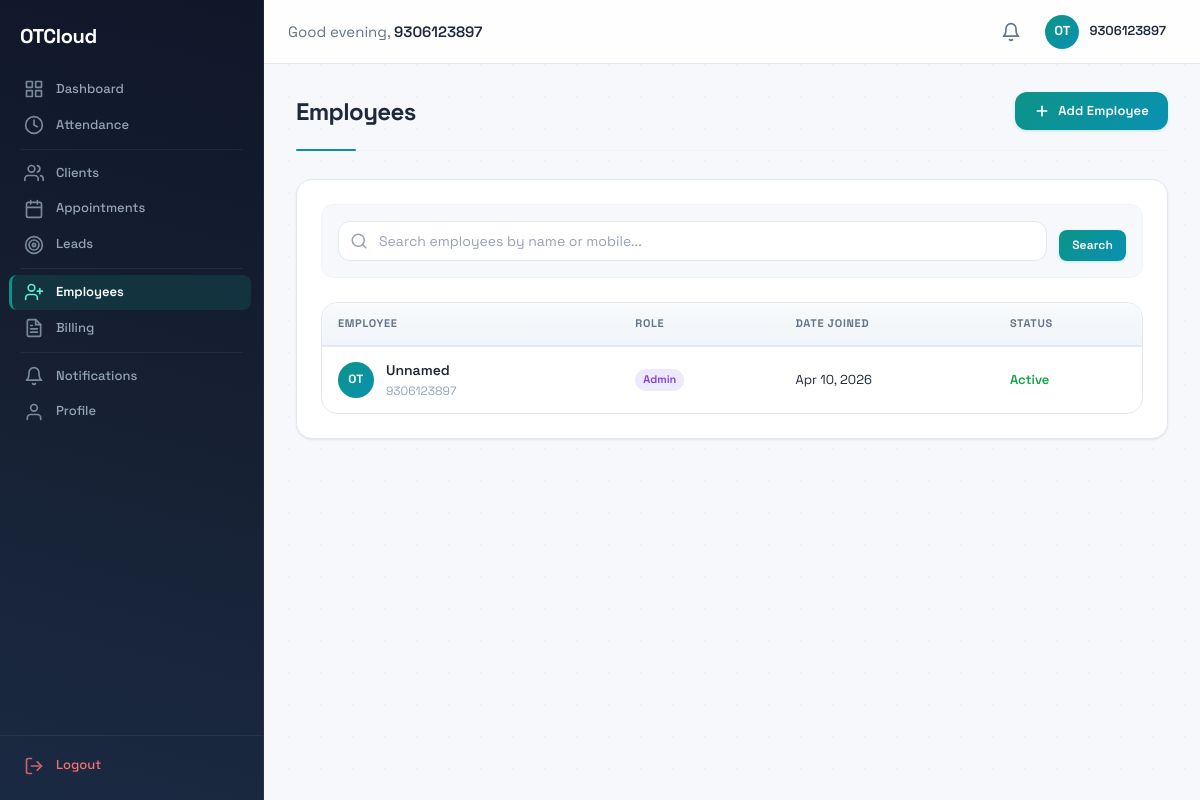
/accounts/employees/ (signed in), run on the app's committed database.
### accounts/models.py (models this page shows, shortened)
class User(AbstractBaseUser, PermissionsMixin):
    class Role(models.TextChoices):
        ADMIN = 'admin', 'Admin'
        STAFF = 'staff', 'Staff'
        CLIENT = 'client', 'Client'
    mobile_number = models.CharField(max_length=15, unique=True)
    first_name = models.CharField(max_length=50, blank=True)
    last_name = models.CharField(max_length=50, blank=True)
    email = models.EmailField(blank=True)
    role = models.CharField(max_length=10, choices=Role.choices, default=Role.STAFF)
    is_verified = models.BooleanField(default=False)
    is_active = models.BooleanField(default=True)
    is_staff = models.BooleanField(default=False)
    date_joined = models.DateTimeField(auto_now_add=True)
    profile_image = models.ImageField(upload_to='profiles/', blank=True, null=True)
    objects = UserManager()
    USERNAME_FIELD = 'mobile_number'
    REQUIRED_FIELDS = []
    class Meta:
        ordering = ['-date_joined']
    def get_full_name(self):
        return f"{self.first_name} {self.last_name}".strip()

### accounts/views.py (the view)
# urls.py: path('employees/', views.employee_list_view, name='employee_list'),
@login_required
@staff_required
def employee_list_view(request):
    queryset = User.objects.filter(role__in=[User.Role.STAFF, User.Role.ADMIN])
    search = request.GET.get('q', '').strip()
    if search:
        queryset = queryset.filter(
            Q(first_name__icontains=search)
            | Q(last_name__icontains=search)
            | Q(mobile_number__icontains=search)
        )
    return render(request, 'accounts/employee_list.html', {
        'employees': queryset,
        'search': search,
    })

### core/models.py (called while the page is built)
    def get_queryset(self):
        return super().get_queryset().filter(is_deleted=False)

### notifications/context_processors.py (called while the page is built)
def unread_notifications_count(request):
    if request.user.is_authenticated:
        return {
            'unread_notifications_count': NotificationService.get_unread_count(request.user),
        }
    return {'unread_notifications_count': 0}

### notifications/services.py (called while the page is built)
    @staticmethod
    def get_unread_count(user):
        return (
            Notification.active_objects
            .filter(user=user, is_read=False)
            .count()
        )

### accounts/templates/accounts/employee_list.html (shortened to what this page needs)
{% extends "base.html" %}
{% block content %}
<div class="page-header">
  <div class="page-header-left">
    <h1 class="page-title">Employees</h1>
  </div>
  <a href="{% url 'accounts:employee_create' %}" class="btn btn-primary">
    <svg width="16" height="16" viewBox="0 0 24 24" fill="none" stroke="currentColor" stroke-width="2.5" stroke-linecap="round" stroke-linejoin="round"><line x1="12" y1="5" x2="12" y2="19"/><line x1="5" y1="12" x2="19" y2="12"/></svg>
    Add Employee
  </a>
</div>
<div class="card">
  <div class="card-body">
    <form method="get" action="" class="list-toolbar">
      <div class="search-box">
        <input type="text" name="q" value="{{ search }}" placeholder="Search employees by name or mobile..." class="form-input search-input">
      </div>
      <div class="toolbar-actions">
        <button type="submit" class="btn btn-primary btn-sm">Search</button>
      </div>
    </form>
    {% if employees %}
    <div class="table-responsive desktop-table">
      <table>
        <thead>
          <tr>
            <th>Employee</th>
            <th>Role</th>
            <th>Date Joined</th>
            <th>Status</th>
          </tr>
        </thead>
        <tbody>
          {% for emp in employees %}
          <tr>
            <td>
              <div class="emp-name-cell">
                <div class="emp-avatar">
                  {% with name=emp.get_full_name %}
                    {% if name %}{{ name|make_list|first|upper }}{{ name|make_list|last|upper }}{% else %}OT{% endif %}
                  {% endwith %}
                </div>
                <div class="emp-info">
                  <a href="{% url 'accounts:employee_detail' pk=emp.pk %}" class="emp-info-name link-primary">
                    {{ emp.get_full_name|default:"Unnamed" }}
                  </a>
                  <span class="emp-info-mobile">{{ emp.mobile_number }}</span>
                </div>
              </div>
            </td>
            <td><span class="badge-role badge-{{ emp.role }}">{{ emp.get_role_display }}</span></td>
            <td>{{ emp.date_joined|date:"M j, Y" }}</td>
            <td>
              {% if emp.is_active %}
                <span class="badge-active">Active</span>
              {% else %}
                <span class="badge-inactive">Inactive</span>
              {% endif %}
            </td>
          </tr>
          {% endfor %}
        </tbody>
      </table>
    </div>
    {% endif %}
  </div>
</div>
{% endblock %}

### templates/base.html (shortened to what this page needs)
{% load static %}
<!DOCTYPE html>
<html lang="en">
<head>
  <link rel="stylesheet" href="{% static 'css/style.css' %}">
</head>
<body>
{% if user.is_authenticated %}
  <nav class="sidebar" id="sidebar">
    <div class="sidebar-header">
      <a href="/" class="sidebar-brand">
        <span class="sidebar-logo-text">OTCloud</span>
      </a>
    </div>
    <ul class="sidebar-nav">
      <li class="sidebar-item">
        <a href="/" class="sidebar-link {% if request.path == '/' %}active{% endif %}">
          Dashboard
        </a>
      </li>
      {% if request.user.role == 'admin' or request.user.role == 'staff' %}
      <li class="sidebar-item">
        <a href="{% url 'attendance:dashboard' %}" class="sidebar-link {% if '/attendance/' in request.path %}active{% endif %}">
          <svg class="sidebar-icon" width="20" height="20" viewBox="0 0 24 24" fill="none" stroke="currentColor" stroke-width="2" stroke-linecap="round" stroke-linejoin="round">
            <circle cx="12" cy="12" r="10"/><polyline points="12 6 12 12 16 14"/>
          </svg>
          Attendance
        </a>
      </li>
      <li class="sidebar-divider"></li>
      <li class="sidebar-item">
        <a href="{% url 'clients:client_list' %}" class="sidebar-link {% if '/clients/' in request.path %}active{% endif %}">
          Clients
        </a>
      </li>
      <li class="sidebar-item">
        <a href="{% url 'appointments:appointment_list' %}" class="sidebar-link {% if '/appointments/' in request.path %}active{% endif %}">
          Appointments
        </a>
      </li>
      <li class="sidebar-item">
        <a href="{% url 'lms:lead_list' %}" class="sidebar-link {% if '/lms/' in request.path %}active{% endif %}">
          <svg class="sidebar-icon" width="20" height="20" viewBox="0 0 24 24" fill="none" stroke="currentColor" stroke-width="2" stroke-linecap="round" stroke-linejoin="round">
            <circle cx="12" cy="12" r="10"/>
            <circle cx="12" cy="12" r="6"/>
            <circle cx="12" cy="12" r="2"/>
          </svg>
          Leads
        </a>
      </li>
      <li class="sidebar-divider"></li>
      <li class="sidebar-item">
        <a href="{% url 'accounts:employee_list' %}" class="sidebar-link {% if '/employees/' in request.path %}active{% endif %}">
          Employees
        </a>
      </li>
      {% if request.user.role == 'admin' %}
      <li class="sidebar-item">
        <a href="{% url 'billing:invoice_list' %}" class="sidebar-link {% if '/billing/' in request.path %}active{% endif %}">
          Billing
        </a>
      </li>
      {% endif %}
      {% endif %}
      <li class="sidebar-divider"></li>
      <li class="sidebar-item">
        <a href="{% url 'notifications:list' %}" class="sidebar-link {% if '/notifications/' in request.path %}active{% endif %}">
          <svg class="sidebar-icon" width="20" height="20" viewBox="0 0 24 24" fill="none" stroke="currentColor" stroke-width="2" stroke-linecap="round" stroke-linejoin="round">
            <path d="M18 8A6 6 0 0 0 6 8c0 7-3 9-3 9h18s-3-2-3-9"/>
            <path d="M13.73 21a2 2 0 0 1-3.46 0"/>
          </svg>
          Notifications
        </a>
      </li>
      <li class="sidebar-item">
        <a href="{% url 'accounts:profile' %}" class="sidebar-link {% if '/accounts/profile/' in request.path %}active{% endif %}">
          <svg class="sidebar-icon" width="20" height="20" viewBox="0 0 24 24" fill="none" stroke="currentColor" stroke-width="2" stroke-linecap="round" stroke-linejoin="round">
            <path d="M20 21v-2a4 4 0 0 0-4-4H8a4 4 0 0 0-4 4v2"/>
            <circle cx="12" cy="7" r="4"/>
          </svg>
          Profile
        </a>
      </li>
    </ul>
    <ul class="sidebar-nav-bottom">
      <li class="sidebar-item">
        <a href="{% url 'accounts:logout' %}" class="sidebar-link sidebar-link--logout">
          <svg class="sidebar-icon" width="20" height="20" viewBox="0 0 24 24" fill="none" stroke="currentColor" stroke-width="2" stroke-linecap="round" stroke-linejoin="round">
            <path d="M9 21H5a2 2 0 0 1-2-2V5a2 2 0 0 1 2-2h4"/>
            <polyline points="16 17 21 12 16 7"/>
            <line x1="21" y1="12" x2="9" y2="12"/>
          </svg>
          Logout
        </a>
      </li>
    </ul>
  </nav>
  <header class="topbar">
    <div class="topbar-left">
      <span class="topbar-greeting">
        Good <span id="timeGreeting">morning</span>, <strong>{{ request.user.first_name|default:request.user.mobile_number }}</strong>
      </span>
    </div>
    <div class="topbar-right">
      <a href="{% url 'notifications:list' %}" class="topbar-notifications" title="Notifications">
        <svg width="20" height="20" viewBox="0 0 24 24" fill="none" stroke="currentColor" stroke-width="2" stroke-linecap="round" stroke-linejoin="round">
          <path d="M18 8A6 6 0 0 0 6 8c0 7-3 9-3 9h18s-3-2-3-9"/>
          <path d="M13.73 21a2 2 0 0 1-3.46 0"/>
        </svg>
      </a>
      <a href="{% url 'accounts:profile' %}" class="topbar-user-area">
        <div class="topbar-avatar">
          {% if request.user.profile_image %}
            <img src="{{ request.user.profile_image.url }}" alt="Profile" class="avatar-img">
          {% else %}
            OT
          {% endif %}
        </div>
        <span class="topbar-user-name">{{ request.user.get_full_name|default:request.user.mobile_number }}</span>
      </a>
    </div>
  </header>
{% endif %}
<main class="main-content {% if not user.is_authenticated %}main-content--full{% endif %}">
  {% block content %}{% endblock %}
</main>
</body>
</html>

### accounts/templates/accounts/employee_list.html (style rules this page uses)
.list-toolbar { display: flex; flex-wrap: wrap; gap: 0.75rem; align-items: flex-end; margin-bottom: 1.5rem; padding: 1rem; background: var(--bg, #f8fafc); border-radius: var(--radius-lg, 12px); border: 1px solid var(--border-light, #f1f5f9); }
.search-box { position: relative; flex: 1; min-width: 200px; }
.search-box .search-input { padding-left: 2.5rem; }
.toolbar-actions { display: flex; gap: 0.5rem; align-items: center; }
.link-primary { font-weight: 600; color: var(--primary, #0d9488); text-decoration: none; transition: all 0.15s; }
.emp-name-cell { display: flex; align-items: center; gap: 0.75rem; }
.emp-avatar { width: 36px; height: 36px; border-radius: var(--radius-full, 100px); background: var(--primary-gradient, linear-gradient(135deg, #0d9488, #0891b2)); color: white; display: flex; align-items: center; justify-content: center; font-size: 0.75rem; font-weight: 700; flex-shrink: 0; letter-spacing: 0.02em; }
.emp-info { display: flex; flex-direction: column; gap: 0.0625rem; }
.emp-info-name { font-weight: 600; font-size: 0.875rem; color: var(--text, #1e293b); text-decoration: none; }
.emp-info-mobile { font-size: 0.75rem; color: var(--text-muted, #94a3b8); }
.badge-role { display: inline-block; padding: 0.125rem 0.5rem; border-radius: 9999px; font-size: 0.6875rem; font-weight: 600; text-transform: capitalize; }
.badge-admin { background: #ede9fe; color: #7c3aed; }
.badge-active { color: #16a34a; font-weight: 600; font-size: 0.8125rem; }

### data on the page
User: user.first_name "9306123897", user.get_full_name "9306123897", get_full_name "Unnamed", mobile_number "9306123897", role "Admin", date_joined "Apr 10, 2026", is_active "Active"
